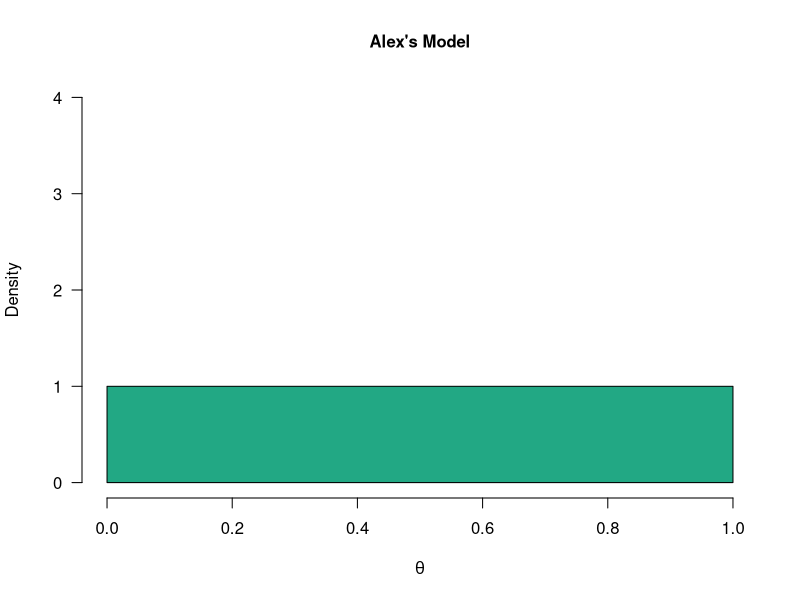
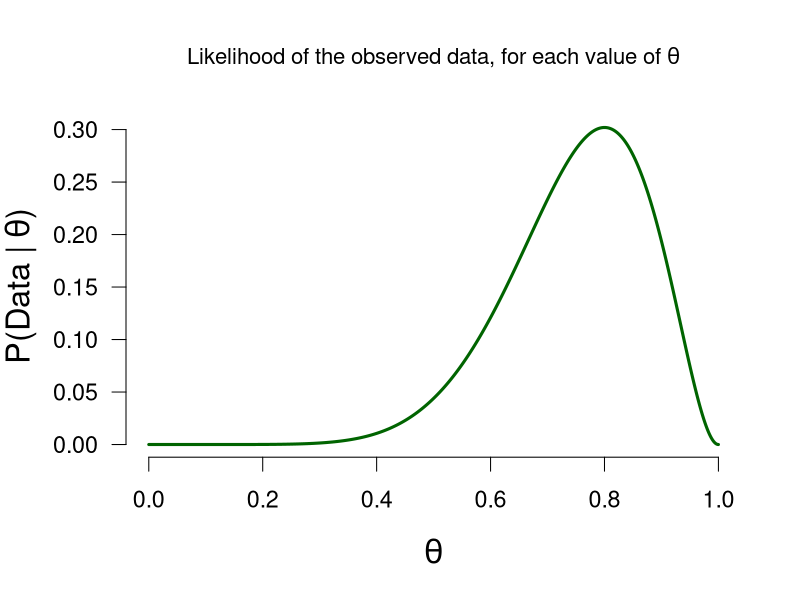
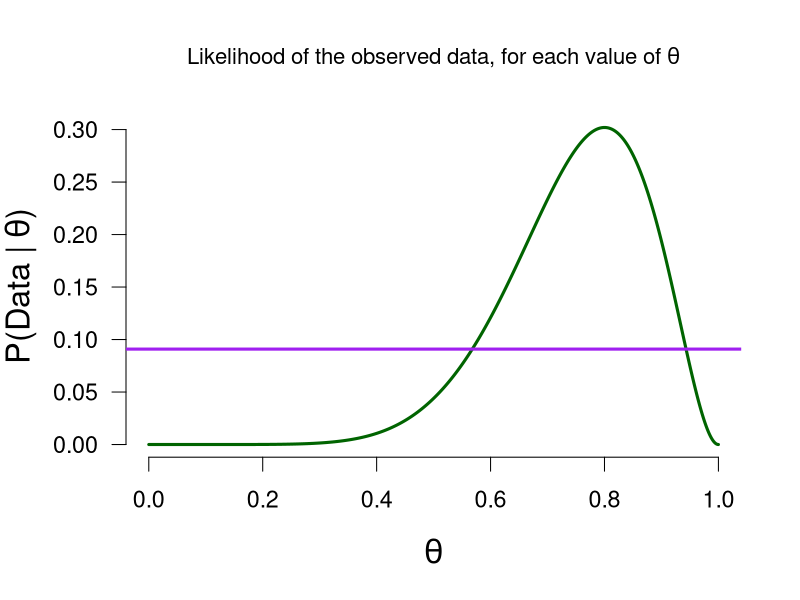
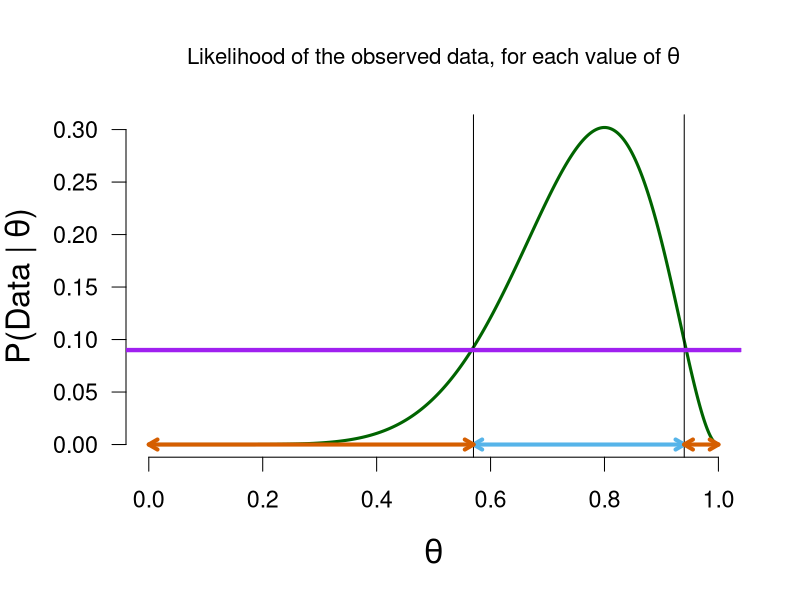
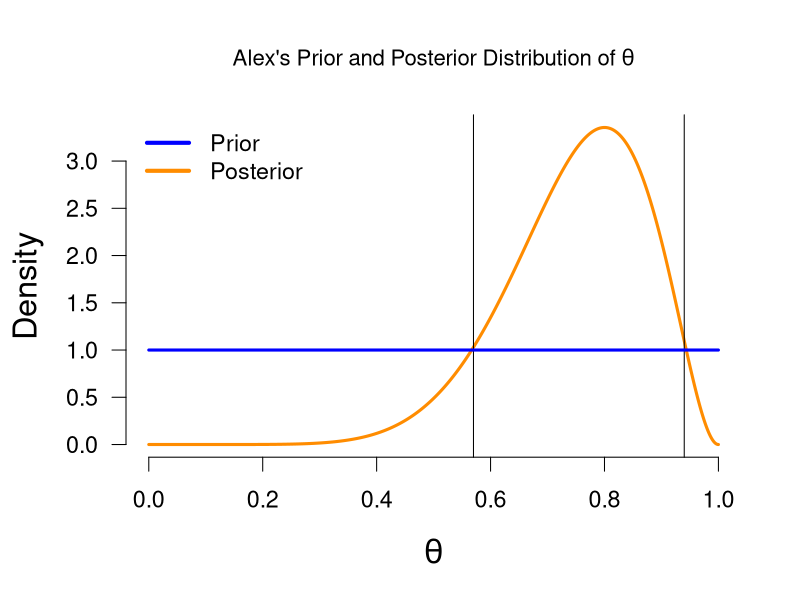
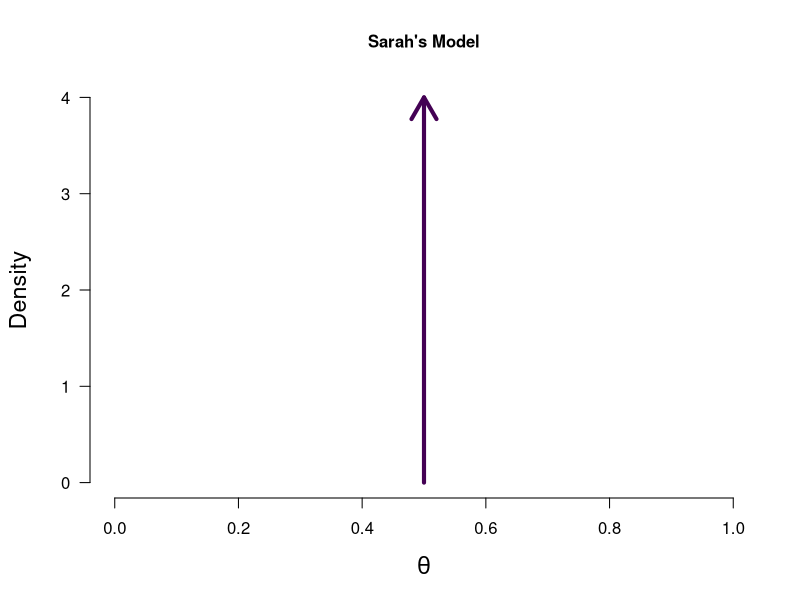
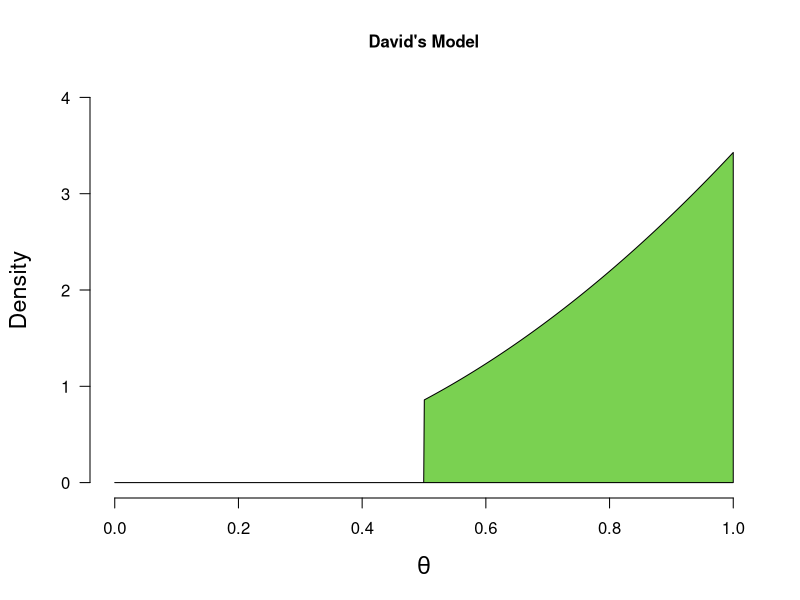
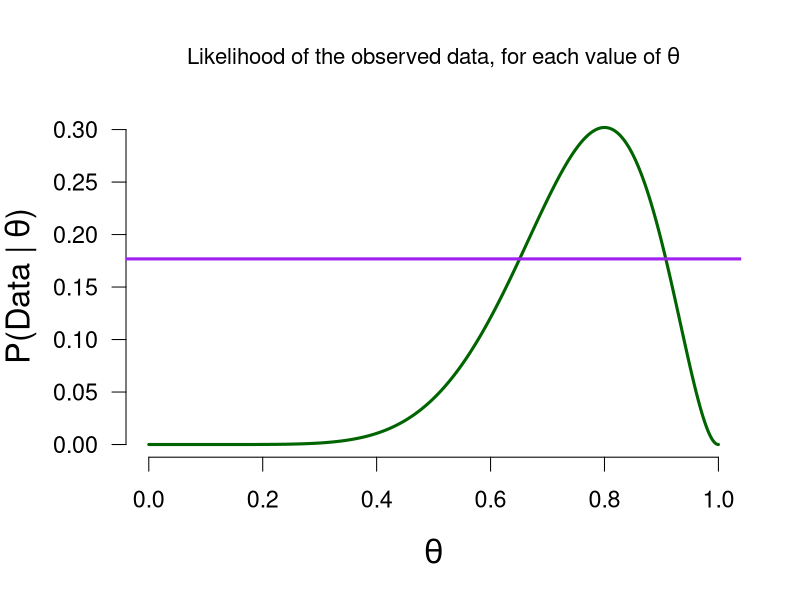

The R source for these figures, in order:
## ---- chunk 1
tBetFun <- function(x, shape1 = 1, shape2 = 1, side = "pos") {
  ds <- dbeta(x, shape1, shape2)
  if (side == "pos") {
    ds[x<0.5] <- 0
    ds <- ds / integrate(function(x) dbeta(x, shape1, shape2), lower = 0.5, upper = 1)[[1]]
  } else if (side == "neg") {
    ds[x>0.5] <- 0
    ds <- ds / integrate(function(x) dbeta(x, shape1, shape2), lower = 0, upper = 0.5)[[1]]
  }
  return(ds)
}
## ---- chunk 2
#| label: fig-uninformed-model-binomial-prediction-2
par(mfrow = c(1, 1), cex.main = 1)
cols <- viridis::viridis(6)

plot(1, 1, type ="n", xlim = c(0,1), ylim = c(0,4), bty = "n", main = "Alex's Model",
     las = 1, xlab = expression(theta), ylab = "Density")
mySeq <- seq(0, 1, length.out = 1e3)
polygon(x =  c(mySeq, rev(mySeq)), y = c(rep(0, 1e3), tBetFun(mySeq, 1, 1, side = "neutral")), col = cols[4]) 

## ---- chunk 3
#| label: fig-likelihood-binomial-8-heads
par(cex = 1.4, cex.lab = 1.4, mar = c(5.1, 4.5, 4.1, 2.1), cex.main = 0.95)
ss <- seq(0, 1, length.out = 1e4)
dd <- dbinom(x = 8, size = 10, ss)
plot(ss, dd, type = "l", bty = "n", las = 1, ylab = bquote("P(Data |" ~ theta * ")"), xlab = bquote(theta),
     main = bquote("Likelihood of the observed data, for each value of" ~theta),
     lwd = 3, col = "darkgreen")
## ---- chunk 4
#| label: fig-likelihood-binomial-8-heads-marginal
par(cex = 1.4, cex.lab = 1.4, mar = c(5.1, 4.5, 4.1, 2.1), cex.main = 0.95)
ss <- seq(0, 1, length.out = 1e4)
dd <- dbinom(x = 8, size = 10, ss)
plot(ss, dd, type = "l", bty = "n", las = 1, ylab = bquote("P(Data |" ~ theta * ")"), xlab = bquote(theta),
     main = bquote("Likelihood of the observed data, for each value of" ~theta),
     lwd = 3, col = "darkgreen")
abline(h = 1/11, lwd = 3, col = "purple")
## ---- chunk 5
#| label: fig-likelihood-binomial-8-heads-marginal-redgreen
par(cex = 1.4, cex.lab = 1.4, mar = c(5.1, 4.5, 4.1, 2.1), cex.main = 0.95)
pCol <- palette.colors(NULL, "Okabe-Ito")
margLik <- round(1/11, 2)
bords <- round(ss[round(dd, 3) == margLik], 2)
ll <- unique(bords)[1]
uu <- unique(bords)[length(unique(bords))]
plot(ss, dd, type = "l", bty = "n", las = 1, ylab = bquote("P(Data |" ~ theta * ")"), xlab = bquote(theta),
     main = bquote("Likelihood of the observed data, for each value of" ~theta),
     lwd = 3, col = "darkgreen")
ll <- unique(bords)[1]
uu <- unique(bords)[length(unique(bords))]
abline(v = uu)
abline(v = ll)
arrows(ll, 0, uu, 0,  lwd = 4, length = 0.1, code = 3, col = pCol[3])
abline(h = margLik, lwd = 4, col = "purple")

ll <- 0
uu <- unique(bords)[1]
arrows(ll, 0, uu, 0,  lwd = 4, length = 0.1, code = 3, col = pCol[7])
ll <- unique(bords)[length(unique(bords))]
uu <- 1

sq <- seq(ll, uu, length.out = 1e3) #+0.001
arrows(ll, 0, uu, 0,  lwd = 4, length = 0.1, code = 3, col =  pCol[7])
abline(h = margLik, lwd = 4, col = "purple")
## ---- chunk 6
#| label: fig-prior-posterior-binomial
prior <- dbeta(ss, 1, 1)
posterior <- prior * dd / margLik
par(cex = 1.4, cex.lab = 1.4, mar = c(5.1, 4.5, 4.1, 2.1))
plot(ss, posterior, type = "l", bty = "n", las = 1, ylab = "Density", xlab = bquote(theta),
     main = bquote("Alex's Prior and Posterior Distribution of" ~theta),
     lwd = 3, col = "darkorange")
ll <- unique(bords)[1]
uu <- unique(bords)[length(unique(bords))]
abline(v = uu)
abline(v = ll)
curve(dbeta(x, 1, 1), from = 0, to = 1, lwd = 3, col ="blue", add = TRUE)
legend("topleft", legend = c("Prior", "Posterior"), col = c("blue", "darkorange"), lty = 1, lwd = 4, bty = "n")
## ---- chunk 7
#| label: fig-sarah-model-binomial
par(mfrow = c(1, 1), cex.main = 1)
cols <- viridis::viridis(6)
plot(1, 1, type ="n", xlim = c(0,1), ylim = c(0,4), bty = "n", main = "Sarah's Model",
     las = 1, xlab = expression(theta), ylab = "Density")
arrows(x0 = 0.5, x1 = 0.5, y0 = 0, y1 = 4.0, lwd = 4, col = cols[1])
## ---- chunk 8
#| label: fig-david-model-binomial
par(mfrow = c(1, 1), cex.main = 1)
tBetFun <- function(x, shape1 = 1, shape2 = 1, side = "pos") {
  ds <- dbeta(x, shape1, shape2)
  if (side == "pos") {
    ds[x<0.5] <- 0
    ds <- ds / integrate(function(x) dbeta(x, shape1, shape2), lower = 0.5, upper = 1)[[1]]
  } else if (side == "neg") {
    ds[x>0.5] <- 0
    ds <- ds / integrate(function(x) dbeta(x, shape1, shape2), lower = 0, upper = 0.5)[[1]]
  }
  return(ds)
}
cols <- viridis::viridis(6)
plot(1, 1, type ="n", xlim = c(0,1), ylim = c(0,4), bty = "n", main = "David's Model", 
     las = 1, xlab = expression(theta), ylab = "Density")
polygon(x =  c(mySeq, rev(mySeq)), y = c(rep(0, 1e3), rev(tBetFun(mySeq, 3, 1))), col = cols[5]) 

# David's marginal (same seed and draws as his predictions in chapter 2)
set.seed(123)
samps <- qbeta(runif(1e5, pbeta(0.5, 3, 1), 1), 3, 1) # truncated beta(3, 1)
samps <- c(0:5, rbinom(1e5, 10, samps))
davMarLik <- (table(samps)/1e5)[9]
## ---- chunk 9
#| label: fig-likelihood-binomial-8-heads-marginal-david

par(cex = 1.4, cex.lab = 1.4, mar = c(5.1, 4.5, 4.1, 2.1), cex.main = 0.95)
ss <- seq(0, 1, length.out = 1e4)
dd <- dbinom(x = 8, size = 10, ss)
plot(ss, dd, type = "l", bty = "n", las = 1, ylab = bquote("P(Data |" ~ theta * ")"), xlab = bquote(theta),
     main = bquote("Likelihood of the observed data, for each value of" ~theta),
     lwd = 3, col = "darkgreen")
abline(h = davMarLik, lwd = 3, col = "purple")
## ---- chunk 10
#| label: fig-prior-posterior-binomial-david
ss <- seq(0, 1, length.out = 1e4)
priorD <- tBetFun(ss, 3, 1)
dd <- dbinom(8, 10, ss)
posterior <- priorD * dd / davMarLik
par(cex = 1.4, cex.lab = 1.4, mar = c(5.1, 4.5, 4.1, 2.1))
plot(ss, posterior, type = "l", bty = "n", las = 1, ylab = "Density", xlab = bquote(theta),
     main = bquote("David's Prior and Posterior Distribution of" ~theta), ylim = c(0, 4),
     lwd = 3, col = "darkorange")
bords <- round(ss[round(dd, 3) == round(davMarLik, 3)], 10)
ll <- unique(bords)[1]
uu <- unique(bords)[length(unique(bords))]
abline(v = uu)
abline(v = ll)
lines(ss, priorD, type="l", lwd = 3, col ="blue")
lines(ss, posterior, type="l", lwd = 3, col ="orange", lty = 2)
legend("topleft", legend = c("Prior", "Posterior"), col = c("blue", "darkorange"), lty = 1, lwd = 4, bty = "n")
## ---- chunk 11
# David's marginal
#| label: fig-prior-posterior-binomial-david-alt

# 1 heads out of 11 is too rare under David's model to simulate (about 27 in 1e5 draws), so integrate
davMarLik <- integrate(function(x) dbinom(1, 11, x) * tBetFun(x, 3, 1), lower = 0.5, upper = 1)$value

ss <- seq(0, 1, length.out = 1e4)
priorD <- tBetFun(ss, 3, 1)
dd <- dbinom(1, 11, ss)
posterior <- priorD * dd / davMarLik
par(cex = 1.4, cex.lab = 1.4, mar = c(5.1, 4.5, 4.1, 2.1))
plot(ss, posterior, type = "l", bty = "n", las = 1, ylab = "Density", xlab = bquote(theta),
     main = bquote("David's Prior and Posterior Distribution of" ~theta), ylim = c(0, 18),
     lwd = 3, col = "darkorange")
lines(ss, priorD, type="l", lwd = 3, col ="blue")
lines(ss, posterior, type="l", lwd = 3, col ="orange", lty = 2)
legend("topleft", legend = c("Prior", "Posterior"), col = c("blue", "darkorange"), lty = 1, lwd = 4, bty = "n")
